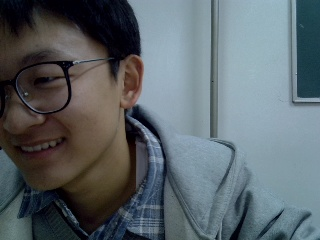
#> input picture report/dashboard/latest_dynamic_frame.jpg, 320 x 240 px
$ python demo_dashboard.py
#> lines starting #> are read from the running program, lines starting #| are printed output that depends on the picture
"""Single-window product demo for the PYNQ-Z2 sign-language pipeline."""

import json
import subprocess
import time
from pathlib import Path

import cv2

REMOTE_BASE = "xilinx@192.168.2.99:/home/xilinx/sign-language-pynq/report/"
KEY = Path.home() / ".ssh" / "pynq_nopass_ed25519"
LOCAL = Path("report/dashboard")
LOCAL.mkdir(parents=True, exist_ok=True)
MIN_CONFIDENCE = 0.30


def scp(name):
#> called with name = 'latest_dynamic_result.json'
    cmd = ["scp", "-q"]
    if KEY.exists():
        cmd += ["-i", str(KEY)]
    cmd += [REMOTE_BASE + name, str(LOCAL / name)]
    subprocess.run(cmd, stdout=subprocess.DEVNULL, stderr=subprocess.DEVNULL,
                   timeout=3, check=True)
#> (this line was passed over: subprocess is not available in this run)


def speak(text):
    safe = str(text).replace("'", "''")
    ps = ("Add-Type -AssemblyName System.Speech; "
          "$s=New-Object System.Speech.Synthesis.SpeechSynthesizer; "
          "$s.Volume=100; "
          f"$s.Speak('{safe}')")
    subprocess.Popen(["powershell.exe", "-NoProfile", "-Command", ps],
                     stdout=subprocess.DEVNULL, stderr=subprocess.DEVNULL)


last_label = None
last_spoken = 0.0
last_count = None
last_tick = time.time()
fps = 0.0
print("产品展示已启动，按 q 退出。")

while True:
    try:
        scp("latest_dynamic_result.json")
        scp("latest_dynamic_frame.jpg")
        try:
            data = json.loads((LOCAL / "latest_dynamic_result.json").read_text(encoding="utf-8"))
#> (reads report/latest_dynamic_result.json from the repository)
        except json.JSONDecodeError:
            time.sleep(0.05)
            continue
        frame = cv2.imread(str(LOCAL / "latest_dynamic_frame.jpg"))
#> frame is the input picture: shape (240, 320, 3); mean B, G, R 106, 101, 91.5
        if frame is None:
            raise RuntimeError("latest_dynamic_frame.jpg 无法读取")

        result = data.get("result", {})
        label = result.get("label", "unknown")
        text = result.get("text", "未知")
        confidence = float(result.get("confidence", 0.0))
        count = data.get("count")
        backend = str(data.get("backend", "cpu")).upper()
        error_text = str(data.get("scores", {}).get("error", ""))
        now = time.time()
        if last_count is not None and count != last_count:
            dt = now - last_tick
            if dt > 0:
                fps = 1.0 / dt
            last_tick = now
        last_count = count

        color = (0, 220, 0) if label != "unknown" and confidence >= MIN_CONFIDENCE else (0, 180, 255)
        cv2.rectangle(frame, (0, 0), (frame.shape[1], 118), (20, 20, 20), -1)
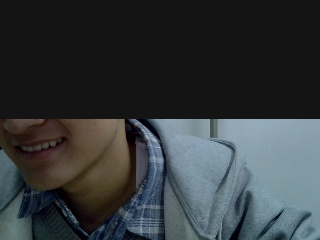
#> frame: shape (240, 320, 3); mean B, G, R 59.4, 57.1, 52.2
        cv2.putText(frame, f"Gesture: {text} ({label})", (16, 30),
                    cv2.FONT_HERSHEY_SIMPLEX, 0.72, color, 2, cv2.LINE_AA)
        cv2.putText(frame, f"Confidence: {confidence:.2f}   FPS: {fps:.1f}", (16, 60),
                    cv2.FONT_HERSHEY_SIMPLEX, 0.58, (255, 255, 255), 1, cv2.LINE_AA)
        cv2.putText(frame, f"Preprocess: {backend}   Classifier: ARM PS   Audio: PC", (16, 90),
                    cv2.FONT_HERSHEY_SIMPLEX, 0.48, (180, 220, 255), 1, cv2.LINE_AA)
        if error_text:
            cv2.putText(frame, "Inference error: " + error_text[:70], (16, 112),
                        cv2.FONT_HERSHEY_SIMPLEX, 0.38, (0, 80, 255), 1, cv2.LINE_AA)
        cv2.putText(frame, "q: quit", (16, 132), cv2.FONT_HERSHEY_SIMPLEX, 0.42,
                    (180, 180, 180), 1, cv2.LINE_AA)
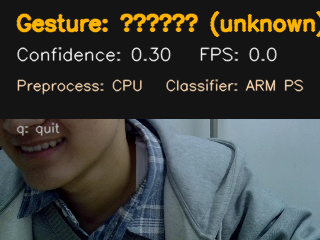
#> frame: shape (240, 320, 3); mean B, G, R 62.6, 66.2, 64
        cv2.imshow("PYNQ-Z2 Sign Language Product Demo", frame)

        if label != "unknown" and confidence >= MIN_CONFIDENCE:
            if label != last_label or now - last_spoken >= 3.0:
                speak(text)
                last_label, last_spoken = label, now
    except Exception as exc:
        print(f"等待板卡结果: {exc}")

    if cv2.waitKey(1) & 0xFF in (ord("q"), ord("Q"), 27):
#> (key q is pressed here)
        break
    time.sleep(0.25)

cv2.destroyAllWindows()
